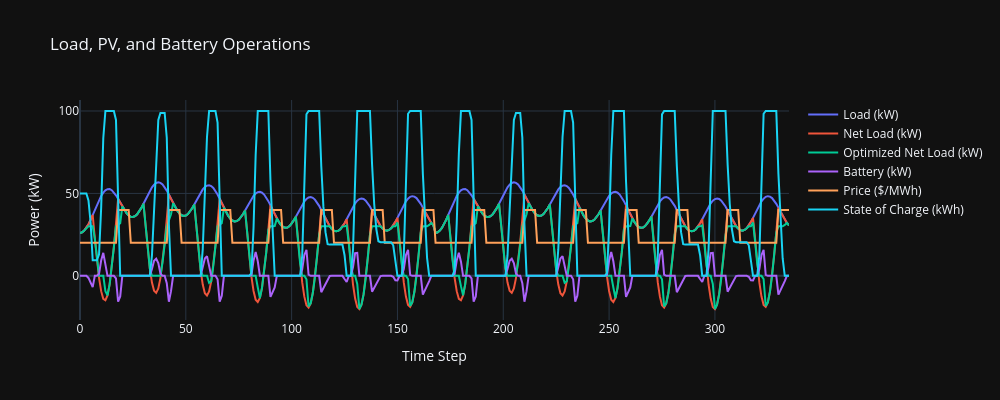

Here is the notebook cell this chart was saved with:
### Code cell
price_high = price == max(price)

soc_sim, p_batt_sim, p_grid_sim = rbc(
    p_tot=L - res["x_pv"] * PV_base,  # net load is total consumption
    price_high=price_high,
    capacity_kwh=float(res["E_bat_kWh"]), # Use kWh directly
    soc_min_price_fun=np.array([0.50]),
    p_threshold_fun=np.array([30.0]),
    p_charge_max=float(res["P_bat_max_kW"]), # Use kW directly
    p_discharge_max=float(res["P_bat_max_kW"]), # Use kW directly
    eta_ch=specs['eta_ch'], eta_dis=specs['eta_dis'],
    dt_hours=specs['Delta_t'],
    soc_start=specs['soc_start'],
    soc_min=specs['soc_min'],
    soc_max=specs['soc_max'])


lcoe_simulation = lcoe_from_results(
    L=L,
    PV_base=PV_base,
    price=price,
    export_price=export_price,
    x_pv=res["x_pv"],  # Use the PV size from optimization
    E_bat_kWh=res["E_bat_kWh"], # Use battery energy capacity from optimization
    P_bat_max_kW=res["P_bat_max_kW"], # Use battery power capacity from optimization
    P_net_kW=p_grid_sim, # Use the net load from the simulation
    period_peaks_MW=[np.max(p_grid_sim[i*24:(i+1)*24])/1000.0 for i in range(N//24) if len(p_grid_sim[i*24:(i+1)*24]) > 0],
    **specs
)
print("LCOE from RBC [$ / MWh]:", round(lcoe_simulation, 2))
plot_results(res['x_pv'], res["E_bat_kWh"], p_batt_sim, soc_sim*res["E_bat_kWh"], PV_base, L, price)

### Figure 1 — Plotly figure (JSON) as saved in the notebook; plotly's stock layout.template omitted (floating-point values rounded to 4 significant figures; data arrays with more than 128 entries replaced by an {"elided": "..."} marker saying what was removed)
{"data": [{"mode": "lines", "name": "Load (kW)", "x": {"elided": "336 int values"}, "y": {"elided": "336 float values"}, "type": "scatter"}, {"mode": "lines", "name": "Net Load (kW)", "x": {"elided": "336 int values"}, "y": {"elided": "336 float values"}, "type": "scatter"}, {"mode": "lines", "name": "Optimized Net Load (kW)", "x": {"elided": "336 int values"}, "y": {"elided": "336 float values"}, "type": "scatter"}, {"mode": "lines", "name": "Battery (kW)", "x": {"elided": "336 int values"}, "y": {"elided": "336 float values"}, "type": "scatter"}, {"mode": "lines", "name": "Price ($/MWh)", "x": {"elided": "336 int values"}, "y": {"elided": "336 int values"}, "type": "scatter"}, {"mode": "lines", "name": "State of Charge (kWh)", "x": {"elided": "336 int values"}, "y": {"elided": "336 float values"}, "type": "scatter"}], "layout": {"title": {"text": "Load, PV, and Battery Operations"}, "xaxis": {"title": {"text": "Time Step"}}, "yaxis": {"title": {"text": "Power (kW)"}}, "hovermode": "x unified", "width": 1000, "height": 400}}
